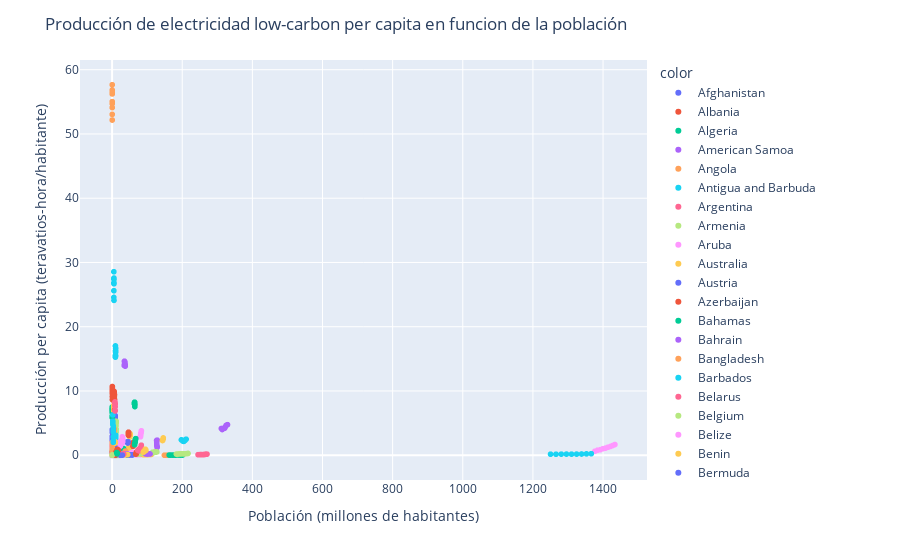

This figure's notebook cell:
### Markdown cell above
Visualizamos los datos:

### Code cell
fig = px.scatter(x=wec["population"], y=wec["lc_per_capita"], color=wec["country"])
# Especificamos el diseño del gráfico
fig.update_layout(
    xaxis_title='Población (millones de habitantes)',
    yaxis_title='Producción per capita (teravatios-hora/habitante)',
    title='Producción de electricidad low-carbon per capita en funcion de la población',
)
fig.show()
